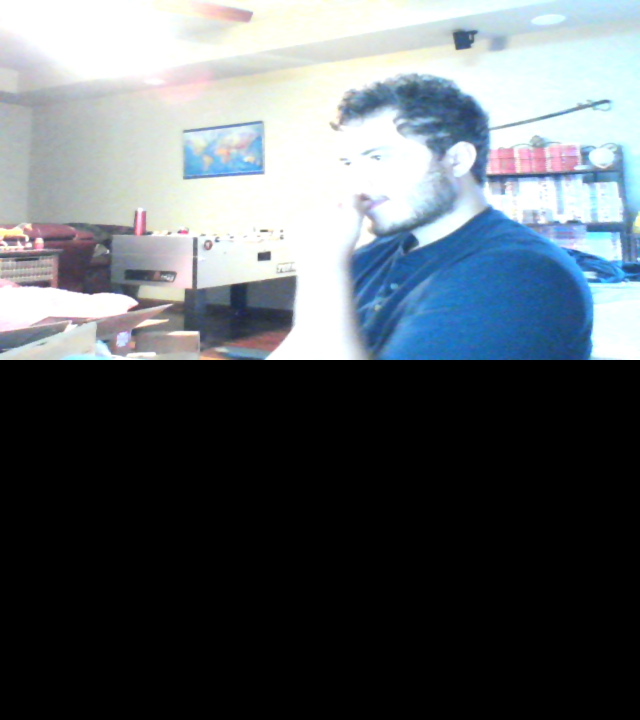
//> input picture Autonomous/cnn/test.jpg, 1920 x 2160 px (shown at 1/3 size)
$ ./analyze   (built with g++ and OpenCV 4)
//> lines starting //> are read from the running program, lines starting //| are printed output that depends on the picture; after the words box and inside, x2 and y2 are one past the last pixel; in counts of white or black regions, pixels touching at a corner belong together
#include "opencv2/imgcodecs.hpp"
#include "opencv2/highgui.hpp"
#include "opencv2/imgproc.hpp"
#include "opencv2/opencv.hpp"
#include <iostream>

int main()
{
    int width = 1920, height= 1080;
    cv::Mat im = cv::imread("../test.jpg");
//> im is the input picture: 2160 rows x 1920 cols, CV_8UC3; mean B, G, R 105.7, 100.2, 92.9
    cv::Mat realIm = im(cv::Rect(0,0,width,height));
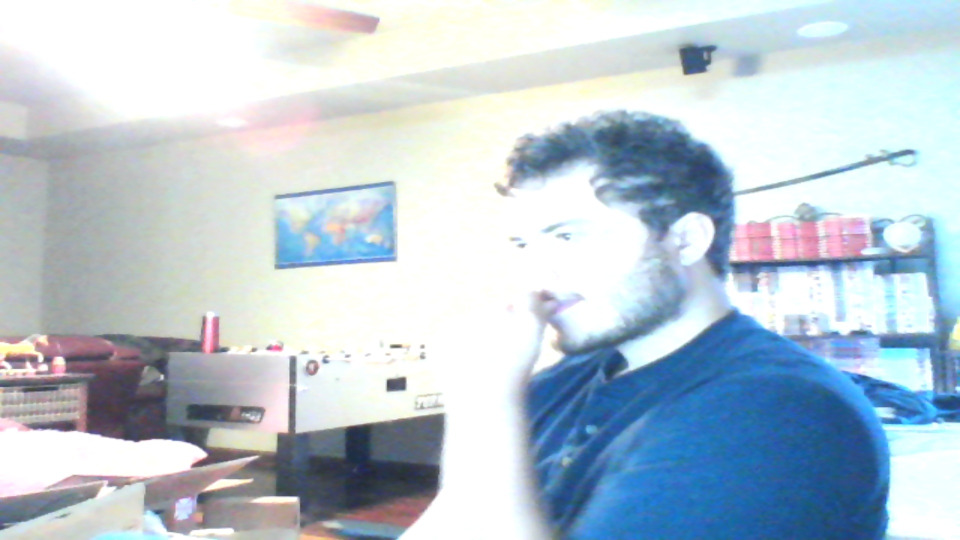
//> realIm: 1080 rows x 1920 cols, CV_8UC3 (shown at 1/2 size); mean B, G, R 211.4, 200.5, 185.8
    cv::Mat predIm = im(cv::Rect(0,height,width,height));
    cv::cvtColor(predIm, predIm, cv::COLOR_BGR2GRAY);
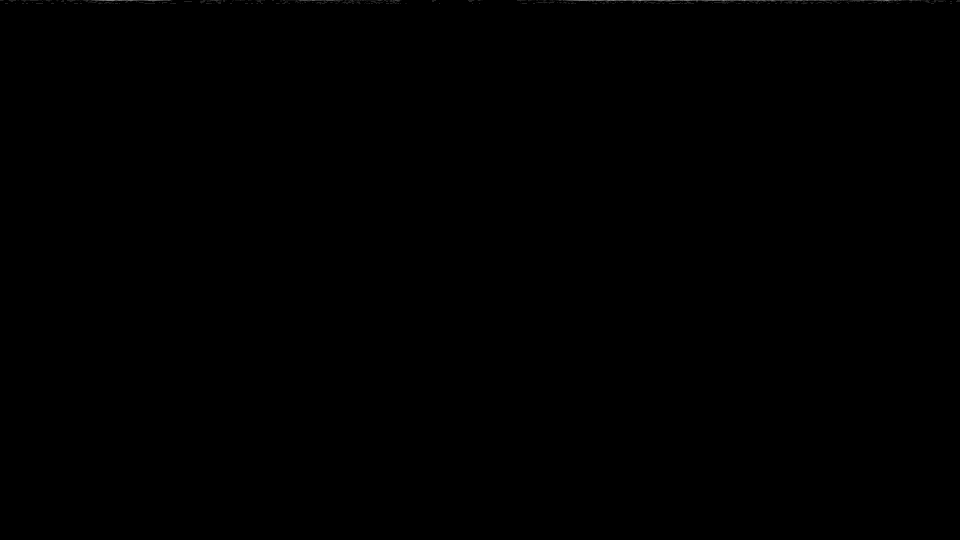
//> predIm: 1080 rows x 1920 cols, CV_8UC1 (shown at 1/2 size); min 0, max 7, mean 0.00356; drawn with min black and max white

    // find contours (if always so easy to segment as your image, you could just add the black/rect pixels to a vector)
    std::vector<std::vector<cv::Point>> contours;
    std::vector<cv::Vec4i> hierarchy;
    cv::findContours(predIm,contours, cv::RETR_EXTERNAL, cv::CHAIN_APPROX_SIMPLE);
//> contours = 251 contours, 237 with area under 20; largest, box (x1, y1, x2, y2) and area: (1111, 0, 1860, 8) 659, (165, 0, 345, 7) 144, (572, 0, 686, 8) 108, (685, 0, 733, 9) 70, (779, 0, 803, 8) 47

    /// Draw contours and find biggest contour (if there are other contours in the image, we assume the biggest one is the desired rect)
    // drawing here is only for demonstration!
    int biggestContourIdx = -1;
    float biggestContourArea = 0;
    cv::Mat drawing = cv::Mat::zeros( predIm.size(), CV_8UC3 );
    for( int i = 0; i< contours.size(); i++ )
    {
        cv::Scalar color = cv::Scalar(0, 100, 0);
        drawContours( drawing, contours, i, color, 1, 8, hierarchy, 0, cv::Point() );

        float ctArea= cv::contourArea(contours[i]);
        if(ctArea > biggestContourArea)
        {
            bool lowY = false;
            for(int j = 0; j < contours[i].size(); j++)
            {
                if(contours[i][j].y > 50)
                    lowY = true;
            }

            if(lowY)
            {
                biggestContourArea = ctArea;
                biggestContourIdx = i;
            }
        }
    }
//> this loop made 251 passes
//> ctArea on passes 1 to 12: 0, 0, 0, 0, 0, 0, 0, 0, 0, 0, 0, 0
//> after the loop, biggestContourArea = 0; biggestContourIdx = -1

    // if no contour found
    if(biggestContourIdx < 0)
    {
        std::cout << "no contour found" << std::endl;
//> (the run ends here: the program exits with an error code, at `return 1;`)
